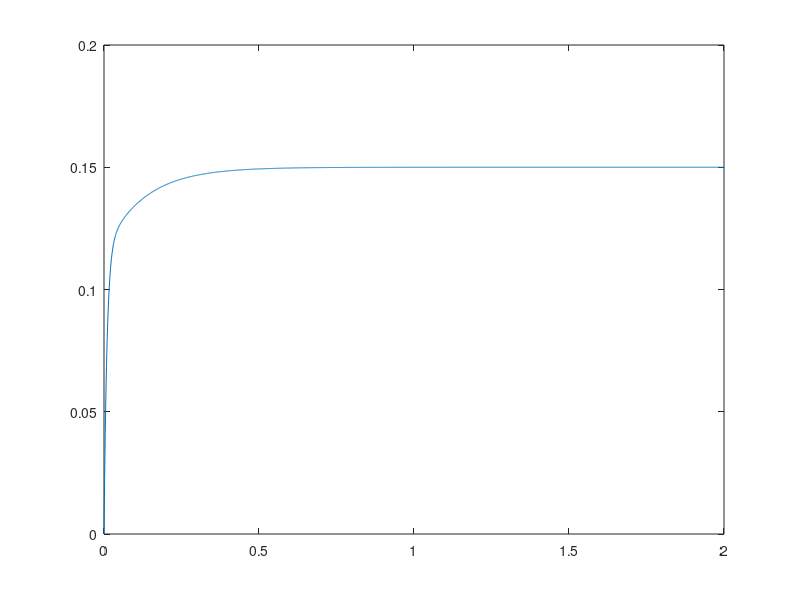

Write the MATLAB code that produced this figure. (Note: this script raises an error after producing the figure.)
clear; clc;
%% Controllability test
% First, i define A and B matrix of the system's state space. A and B will
% be used to determine the controllability of the system. Should the rank
% of controllability matrix is neq to length of A, dont bother to design
% the controller. no seriously, some states might be not "effectively
% controlled". This will show whether the system is controllable or not.

% 1 pole 0 zeros
A = 0.9709; 
B = 0.07888;

controllability_matrix = ctrb(A, B);
rank_controllability_matrix = rank(controllability_matrix);

c_check = isequal(rank_controllability_matrix,length(A));
if c_check == 1
    disp("System is controllable");
else
    disp("System is not controllable");
end


%% Control Design
Kp = 1;  
Ki = 1e-2;
Kd = 0;
desired_state = 0.15;
t = 0:0.001:2;
N = length(t);

x0 = 0;

x = zeros(1, N);
u = zeros(1, N);
x(1) = x0;
e_sum = 0;
e_prev = 0;

for k = 1:N-1
    e = desired_state - x(k);
    e_sum = e_sum + e;
    de = e - e_prev;
    e_prev = e;  
    u_unsaturated = Kp * e + Ki * e_sum + Kd * de;
    u_saturated = max(-0.25, min(0.25, u_unsaturated));
    u(k) = u_saturated;
    x(k+1) = A * x(k) + B * u(k);
end

%% Response PLot
figure(1);
plot(t, x);
xlabel('Time', Interpreter='latex',fontsize=15);
ylabel('$x_1$', Interpreter='latex',fontsize=15);
title('Output');
figure(2)
plot(t, u)
xlabel('Time', Interpreter='latex',fontsize=15);
ylabel('$u(k)$', Interpreter='latex',fontsize=15);
title('Input');
